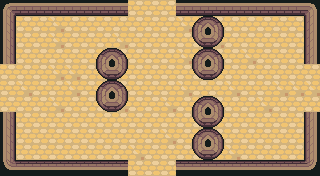

This is a level from a 2D game, rendered from its Tiled map with the project's own tilesets. A one-line summary and the complete map file follow:
An orthogonal 20x11 tile map with 16x16 px tiles, 6 tile layers (ground, dressing, decor, walls, ...), 3 tilesets and 12 objects (5x ENTRY, 5x ENEMY, 2x PROP).

<map version="1.10" tiledversion="1.10.2" orientation="orthogonal" renderorder="right-down" width="20" height="11" tilewidth="16" tileheight="16" infinite="0" nextlayerid="8" nextobjectid="13">
 <tileset firstgid="1" name="wall" tilewidth="16" tileheight="16" tilecount="110" columns="10">
  <image source="../../../gfx/tiles/ruins/tilesetwallsimple.png" width="160" height="176" />
 </tileset>
 <tileset firstgid="111" name="floor" tilewidth="16" tileheight="16" tilecount="374" columns="22">
  <image source="../../../gfx/tiles/ruins/tilesetinteriorfloor.png" width="352" height="272" />
 </tileset>
 <tileset firstgid="485" name="elements" tilewidth="16" tileheight="16" tilecount="27" columns="9">
  <image source="../../../gfx/tiles/ruins/elements.png" width="144" height="48" />
 </tileset>
 <layer id="1" name="ground" width="20" height="11">
  <data encoding="csv">
398,398,398,398,398,398,398,398,398,398,398,398,398,398,398,398,398,402,398,398,
398,398,398,402,398,398,398,398,398,398,398,402,398,398,398,398,398,398,398,398,
398,398,398,402,398,398,398,402,398,398,398,398,398,402,398,398,398,398,398,398,
398,398,398,398,398,398,398,398,398,398,398,402,398,398,398,402,398,398,398,398,
398,398,398,402,402,398,402,398,398,398,398,398,398,398,398,398,398,398,398,398,
398,402,398,398,402,398,398,398,398,398,398,402,398,398,402,398,398,402,402,402,
398,398,398,402,398,398,398,402,398,398,402,398,398,398,398,398,402,398,398,398,
398,398,398,398,398,398,398,398,398,398,398,398,398,398,398,398,398,398,398,402,
398,398,398,398,398,398,398,398,398,398,402,398,398,398,398,398,398,398,398,398,
398,398,398,398,398,398,398,398,402,398,398,398,398,398,402,398,398,398,398,398,
398,398,398,398,398,398,398,398,398,398,398,402,398,398,398,398,398,398,402,398
</data>
 </layer>
 <layer id="2" name="dressing" width="20" height="11">
  <data encoding="csv">
0,0,0,0,0,0,0,0,0,0,0,0,0,0,0,0,0,0,0,0,
0,0,0,0,0,0,0,0,0,0,0,0,0,0,0,0,0,0,0,0,
0,0,0,0,0,0,0,0,0,0,0,0,0,0,0,0,0,0,0,0,
0,0,0,0,0,0,0,0,0,0,0,0,0,0,0,0,0,0,0,0,
0,0,0,0,0,0,0,0,0,0,0,0,0,0,0,0,0,0,0,0,
0,0,0,0,0,0,0,0,0,0,0,0,0,0,0,0,0,0,0,0,
0,0,0,0,0,0,0,0,0,0,0,0,0,0,0,0,0,0,0,0,
0,0,0,0,0,0,0,0,0,0,0,0,0,0,0,0,0,0,0,0,
0,0,0,0,0,0,0,0,0,0,0,0,0,0,0,0,0,0,0,0,
0,0,0,0,0,0,0,0,0,0,0,0,0,0,0,0,0,0,0,0,
0,0,0,0,0,0,0,0,0,0,0,0,0,0,0,0,0,0,0,0
</data>
 </layer>
 <layer id="3" name="decor" width="20" height="11">
  <data encoding="csv">
0,0,0,0,0,0,0,0,0,0,0,0,0,0,0,0,0,0,0,0,
0,0,0,0,0,0,0,0,0,0,0,0,0,0,0,0,0,0,0,0,
0,0,0,0,0,0,0,0,0,0,0,0,0,0,0,0,0,0,0,0,
0,0,0,0,0,0,0,0,0,0,0,0,0,0,0,0,0,0,0,0,
0,0,0,0,0,0,0,0,0,0,0,0,0,0,0,0,0,0,0,0,
0,0,0,0,0,0,0,0,0,0,0,0,0,0,0,0,0,0,0,0,
0,0,0,0,0,0,0,0,0,0,0,0,0,0,0,0,0,0,0,0,
0,0,0,0,0,0,0,0,0,0,0,0,0,0,0,0,0,0,0,0,
0,0,0,0,0,0,0,0,0,0,0,0,0,0,0,0,0,0,0,0,
0,0,0,0,0,0,0,0,0,0,0,0,0,0,0,0,0,0,0,0,
0,0,0,0,0,0,0,0,0,0,0,0,0,0,0,0,0,0,0,0
</data>
 </layer>
 <layer id="4" name="walls" width="20" height="11">
  <data encoding="csv">
61,64,64,64,64,64,64,64,0,0,0,64,64,64,64,64,64,64,64,65,
71,0,0,0,0,0,0,0,0,0,0,0,0,0,0,0,0,0,0,75,
71,0,0,0,0,0,0,0,0,0,0,0,0,0,0,0,0,0,0,75,
71,0,0,0,0,0,0,0,0,0,0,0,0,0,0,0,0,0,0,75,
0,0,0,0,0,0,0,0,0,0,0,0,0,0,0,0,0,0,0,0,
0,0,0,0,0,0,0,0,0,0,0,0,0,0,0,0,0,0,0,0,
0,0,0,0,0,0,0,0,0,0,0,0,0,0,0,0,0,0,0,0,
71,0,0,0,0,0,0,0,0,0,0,0,0,0,0,0,0,0,0,75,
71,0,0,0,0,0,0,0,0,0,0,0,0,0,0,0,0,0,0,75,
71,0,0,0,0,0,0,0,0,0,0,0,0,0,0,0,0,0,0,75,
101,104,104,104,104,104,104,104,0,0,0,104,104,104,104,104,104,104,104,105
</data>
 </layer>
 <layer id="5" name="props" width="20" height="11">
  <data encoding="csv">
0,0,0,0,0,0,0,0,0,0,0,0,0,0,0,0,0,0,0,0,
0,0,0,0,0,0,0,0,0,0,0,0,73,74,0,0,0,0,0,0,
0,0,0,0,0,0,0,0,0,0,0,0,83,84,0,0,0,0,0,0,
0,0,0,0,0,0,73,74,0,0,0,0,73,74,0,0,0,0,0,0,
0,0,0,0,0,0,83,84,0,0,0,0,83,84,0,0,0,0,0,0,
0,0,0,0,0,0,73,74,0,0,0,0,0,0,0,0,0,0,0,0,
0,0,0,0,0,0,83,84,0,0,0,0,73,74,0,0,0,0,0,0,
0,0,0,0,0,0,0,0,0,0,0,0,83,84,0,0,0,0,0,0,
0,0,0,0,0,0,0,0,0,0,0,0,73,74,0,0,0,0,0,0,
0,0,0,0,0,0,0,0,0,0,0,0,83,84,0,0,0,0,0,0,
0,0,0,0,0,0,0,0,0,0,0,0,0,0,0,0,0,0,0,0
</data>
 </layer>
 <layer id="6" name="overhead" width="20" height="11">
  <data encoding="csv">
0,0,0,0,0,0,0,0,0,0,0,0,0,0,0,0,0,0,0,0,
0,0,0,0,0,0,0,0,0,0,0,0,0,0,0,0,0,0,0,0,
0,0,0,0,0,0,0,0,0,0,0,0,0,0,0,0,0,0,0,0,
0,0,0,0,0,0,0,0,0,0,0,0,0,0,0,0,0,0,0,0,
0,0,0,0,0,0,0,0,0,0,0,0,0,0,0,0,0,0,0,0,
0,0,0,0,0,0,0,0,0,0,0,0,0,0,0,0,0,0,0,0,
0,0,0,0,0,0,0,0,0,0,0,0,0,0,0,0,0,0,0,0,
0,0,0,0,0,0,0,0,0,0,0,0,0,0,0,0,0,0,0,0,
0,0,0,0,0,0,0,0,0,0,0,0,0,0,0,0,0,0,0,0,
0,0,0,0,0,0,0,0,0,0,0,0,0,0,0,0,0,0,0,0,
0,0,0,0,0,0,0,0,0,0,0,0,0,0,0,0,0,0,0,0
</data>
 </layer>
 <objectgroup id="7" name="spawns">
  <object id="1" name="UP" type="ENTRY" x="152" y="24" />
  <object id="2" name="DOWN" type="ENTRY" x="152" y="152" />
  <object id="3" name="LEFT" type="ENTRY" x="24" y="88" />
  <object id="4" name="RIGHT" type="ENTRY" x="296" y="88" />
  <object id="5" name="" type="ENTRY" x="168" y="88" />
  <object id="6" name="" type="ENEMY" x="136" y="88" />
  <object id="7" name="" type="ENEMY" x="152" y="56" />
  <object id="8" name="" type="ENEMY" x="248" y="120" />
  <object id="9" name="" type="ENEMY" x="72" y="120" />
  <object id="10" name="" type="ENEMY" x="72" y="56" />
  <object id="11" name="torch" type="PROP" x="56" y="168" />
  <object id="12" name="torch" type="PROP" x="264" y="168" />
 </objectgroup>
</map>
